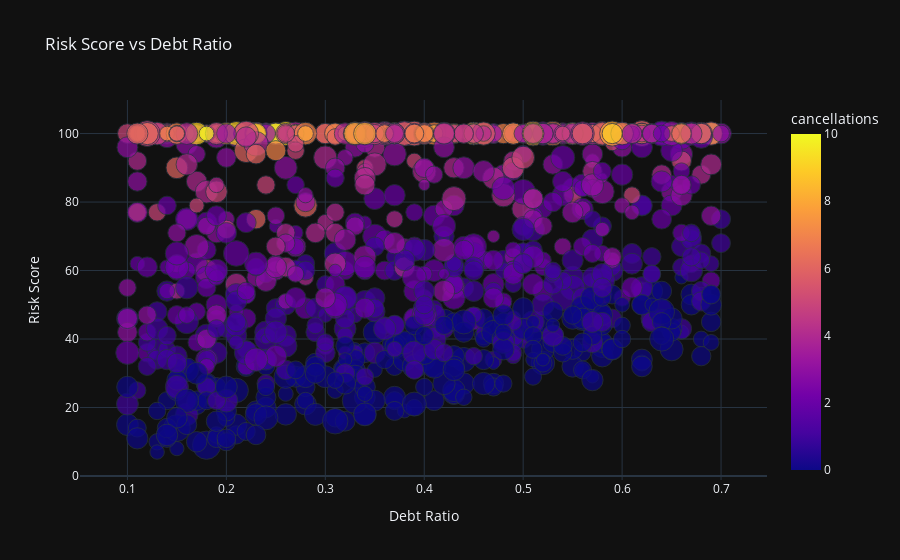

Here is the notebook cell this chart was saved with:
### Markdown cell above
### 🔥 Impact du Debt Ratio

### Code cell
fig = px.scatter(
    df_tenants,
    x='debt_ratio',
    y='risk_score',
    size='income',
    color='cancellations',
    hover_data=['avg_rating', 'total_bookings'],
    title='Risk Score vs Debt Ratio',
    labels={'debt_ratio': 'Debt Ratio', 'risk_score': 'Risk Score'}
)
fig.show()

### Figure 1 — Plotly figure (JSON) as saved in the notebook; plotly's stock layout.template omitted (floating-point values rounded to 4 significant figures; data arrays with more than 128 entries replaced by an {"elided": "..."} marker saying what was removed)
{"data": [{"customdata": {"elided": "1000x2 float values"}, "hovertemplate": "Debt Ratio=%{x}<br>Risk Score=%{y}<br>income=%{marker.size}<br>avg_rating=%{customdata[0]}<br>total_bookings=%{customdata[1]}<br>cancellations=%{marker.color}<extra></extra>", "legendgroup": "", "marker": {"color": {"elided": "1000 int values"}, "coloraxis": "coloraxis", "size": {"elided": "1000 int values"}, "sizemode": "area", "sizeref": 46.58, "symbol": "circle"}, "mode": "markers", "name": "", "orientation": "v", "showlegend": false, "x": {"elided": "1000 float values"}, "xaxis": "x", "y": {"elided": "1000 int values"}, "yaxis": "y", "type": "scatter"}], "layout": {"xaxis": {"anchor": "y", "domain": [0.0, 1.0], "title": {"text": "Debt Ratio"}}, "yaxis": {"anchor": "x", "domain": [0.0, 1.0], "title": {"text": "Risk Score"}}, "coloraxis": {"colorbar": {"title": {"text": "cancellations"}}, "colorscale": [[0.0, "#0d0887"], [0.1111, "#46039f"], [0.2222, "#7201a8"], [0.3333, "#9c179e"], [0.4444, "#bd3786"], [0.5556, "#d8576b"], [0.6667, "#ed7953"], [0.7778, "#fb9f3a"], [0.8889, "#fdca26"], [1.0, "#f0f921"]]}, "legend": {"tracegroupgap": 0, "itemsizing": "constant"}, "title": {"text": "Risk Score vs Debt Ratio"}}}
